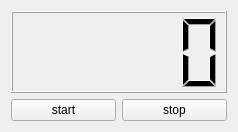
<?xml version="1.0" encoding="UTF-8"?>
<ui version="4.0">
 <class>Widget</class>
 <widget class="QWidget" name="Widget">
  <property name="geometry">
   <rect>
    <x>0</x>
    <y>0</y>
    <width>238</width>
    <height>132</height>
   </rect>
  </property>
  <property name="windowTitle">
   <string>Widget</string>
  </property>
  <layout class="QGridLayout" name="gridLayout">
   <item row="0" column="0" colspan="2">
    <widget class="QLCDNumber" name="lcdNumber"/>
   </item>
   <item row="1" column="0">
    <widget class="QPushButton" name="pushButton">
     <property name="text">
      <string>start</string>
     </property>
    </widget>
   </item>
   <item row="1" column="1">
    <widget class="QPushButton" name="pushButton_2">
     <property name="text">
      <string>stop</string>
     </property>
    </widget>
   </item>
  </layout>
 </widget>
 <layoutdefault spacing="6" margin="11"/>
 <resources/>
 <connections/>
</ui>
